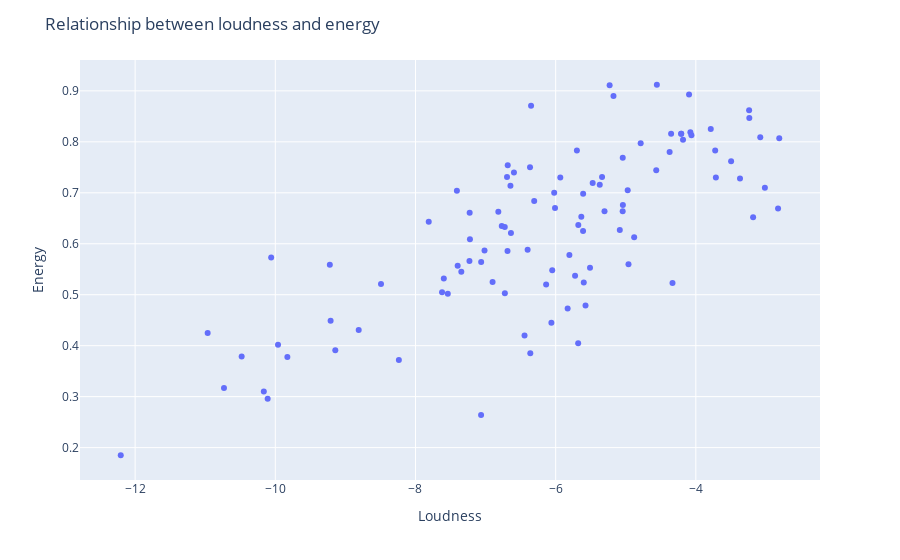

Notebook code cell kept with this figure:
### Markdown cell above
# **PLOTS**

### Code cell
fig = px.scatter(features_df, x="loudness", y="energy", hover_data=["name", "duration"])

# Add title and axis labels
fig.update_layout(title='Relationship between loudness and energy', 
                  xaxis_title='Loudness', yaxis_title='Energy')
fig.show()

### Figure 1 — Plotly figure (JSON) as saved in the notebook; plotly's stock layout.template omitted (floating-point values rounded to 4 significant figures; data arrays with more than 128 entries replaced by an {"elided": "..."} marker saying what was removed)
{"data": [{"customdata": {"elided": "100x2 mixed values"}, "hovertemplate": "loudness=%{x}<br>energy=%{y}<br>name=%{customdata[0]}<br>duration=%{customdata[1]}<extra></extra>", "legendgroup": "", "marker": {"color": "#636efa", "symbol": "circle"}, "mode": "markers", "name": "", "orientation": "v", "showlegend": false, "type": "scatter", "x": [-5.934, -3.183, -6.4, -5.679, -6.136, -5.574, -5.609, -5.599, -10.16, -4.374, -6.049, -6.818, -6.9, -7.398, -7.015, -10.96, -6.061, -7.23, -12.21, -10.11, -4.209, -9.211, -10.48, -9.961, -6.769, -2.81, -6.362, -5.338, -9.828, -3.497, -4.88, -5.303, -7.064, -5.175, -10.73, -3.37, -9.144, -4.333, -5.677, -6.366, -4.972, -6.021, -5.697, -6.694, -6.009, -6.638, -7.346, -7.063, -3.714, -6.351, -5.044, -7.811, -3.24, -5.371, -8.81, -3.081, -4.078, -5.472, -5.804, -6.444, -4.183, -5.085, -2.827, -7.409, -4.565, -6.306, -3.015, -5.23, -7.223, -8.237, -3.787, -6.645, -7.539, -5.634, -5.041, -10.06, -6.725, -6.595, -7.596, -5.043, -3.724, -4.353, -5.723, -4.097, -8.492, -4.961, -6.687, -3.237, -4.063, -6.684, -5.608, -4.556, -9.222, -6.726, -7.621, -5.829, -7.227, -4.209, -4.787, -5.51], "xaxis": "x", "y": [0.73, 0.652, 0.588, 0.405, 0.52, 0.479, 0.625, 0.524, 0.31, 0.78, 0.548, 0.663, 0.525, 0.557, 0.587, 0.425, 0.445, 0.566, 0.185, 0.296, 0.816, 0.449, 0.379, 0.402, 0.635, 0.807, 0.385, 0.731, 0.378, 0.762, 0.613, 0.664, 0.264, 0.89, 0.317, 0.728, 0.391, 0.523, 0.637, 0.75, 0.705, 0.7, 0.783, 0.731, 0.67, 0.621, 0.545, 0.564, 0.73, 0.871, 0.664, 0.643, 0.862, 0.716, 0.431, 0.809, 0.819, 0.719, 0.578, 0.42, 0.804, 0.627, 0.669, 0.704, 0.744, 0.684, 0.71, 0.911, 0.609, 0.372, 0.825, 0.714, 0.502, 0.653, 0.676, 0.573, 0.503, 0.74, 0.532, 0.769, 0.783, 0.816, 0.537, 0.893, 0.521, 0.56, 0.586, 0.847, 0.813, 0.754, 0.698, 0.912, 0.559, 0.633, 0.505, 0.473, 0.661, 0.816, 0.797, 0.553], "yaxis": "y"}], "layout": {"legend": {"tracegroupgap": 0}, "margin": {"t": 60}, "title": {"text": "Relationship between loudness and energy"}, "xaxis": {"anchor": "y", "domain": [0, 1], "title": {"text": "Loudness"}}, "yaxis": {"anchor": "x", "domain": [0, 1], "title": {"text": "Energy"}}}}
